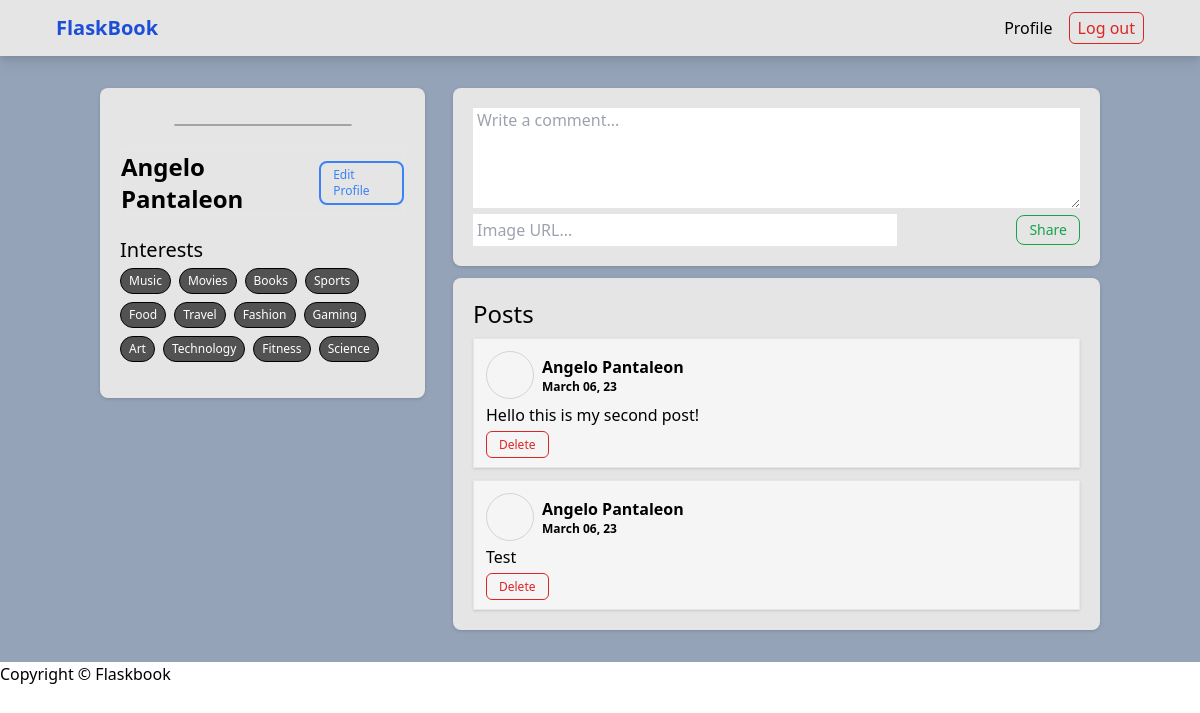
The page /ang/ (signed in) on the database as committed earlier.
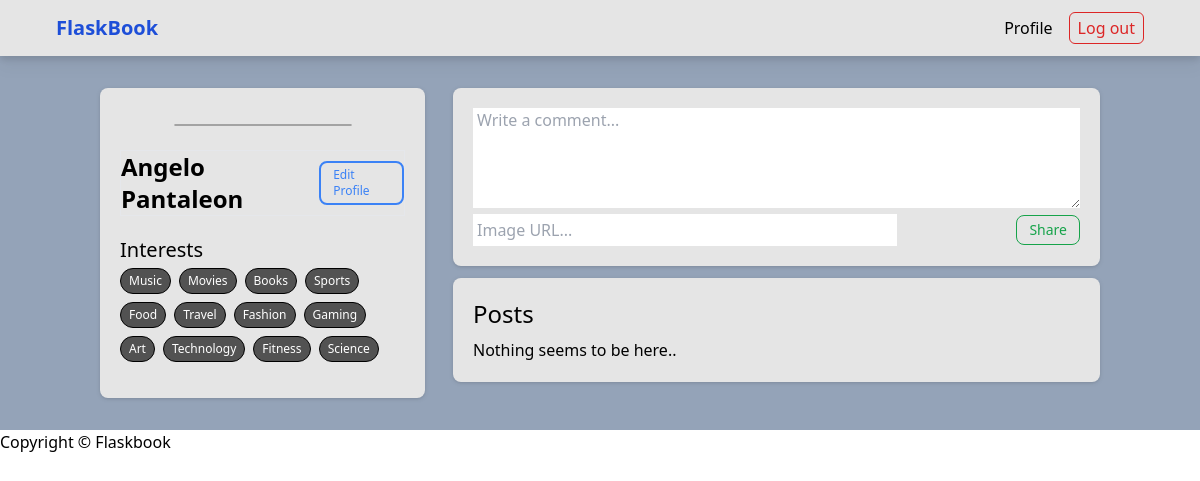
The same page on the database as committed later.
### flaskbook_app/models.py (models this page shows, shortened)
class User(UserMixin, db.Model):
    id = db.Column(db.Integer, primary_key=True)
    username = db.Column(db.String(20), unique=True, nullable=False)
    password = db.Column(db.String(200), nullable=False)
    first_name = db.Column(db.String(40), nullable=False)
    last_name = db.Column(db.String(40), nullable=False)
    created_at = db.Column(db.DateTime, default=datetime.utcnow, nullable=False)
    user_interests = db.relationship('UserInterest', backref='user', lazy=True)
    avatar = db.Column(db.String(255), default='https://t4.ftcdn.net/jpg/00/64/67/63/360_F_64676383_LdbmhiNM6Ypzb3FM4PPuFP9rHe7ri8Ju.jpg')
    followed = db.relationship(
        'Follow',
        foreign_keys=[Follow.follower_id],
        backref='follower',
        lazy='dynamic',
    )
    followers = db.relationship(
        'Follow',
        foreign_keys=[Follow.followed_id],
        backref='followed',
        lazy='dynamic',
    )

class Interest(db.Model):
    id = db.Column(db.Integer, primary_key=True)
    name = db.Column(db.String(20), unique=True, nullable=False)
    user_interests = db.relationship('UserInterest', backref='interest', lazy=True)

class Post(db.Model):
    id = db.Column(db.Integer, primary_key=True)
    content = db.Column(db.String(1000), nullable=False)
    photo = db.Column(db.String(255))
    created_at = db.Column(db.DateTime, default=datetime.utcnow, nullable=False)
    author_id = db.Column(db.Integer, db.ForeignKey('user.id'), nullable=False)
    receiver_id = db.Column(db.Integer, db.ForeignKey('user.id'), nullable=False)
    author = db.relationship('User', backref='posts', lazy=True, foreign_keys=[author_id])
    receiver = db.relationship('User', backref='receieved_posts', lazy=True, foreign_keys=[receiver_id])

### flaskbook_app/main/routes.py (the view)
@main.route("/<username>/")
@login_required
def user_profile(username):
    form = PostForm()
    user = User.query.filter_by(username=username).first_or_404()
    posts = Post.query.filter_by(receiver_id=user.id).order_by(Post.created_at.desc()).all()
    interests = []
    for interest in user.user_interests:
        interests.append(interest.interest.name)
    return render_template("profile.html", user=user, current_user=current_user, interests=interests, form=form, posts=posts)

### flaskbook_app/main/forms.py
class PostForm(FlaskForm):
    content = TextAreaField('Comment', validators=[DataRequired()], render_kw={"placeholder": "Write a comment..."})
    image = StringField('Image', render_kw={"placeholder": "Image URL..."})
    submit = SubmitField('Share')

### flaskbook_app/extensions.py (called while the page is built)
@login_manager.user_loader
def load_user(user_id):
    return User.query.get(user_id)

### flaskbook_app/templates/profile.html (shortened to what this page needs)
{% extends 'base.html' %} {% block content %}
<section class="h-full w-10/12 my-8 flex gap-x-7">
  <section
    class="bg-neutral-200 min-w-[300px] max-w-[325px] flex flex-col items-center p-5 rounded-lg h-fit py-9 gap-y-3 drop-shadow"
  >
    <div class="w-[178px] rounded-full border border-neutral-400 overflow-hidden">
    </div>
    <div class="w-full border mt-3 flex items-center justify-between">
      <p class="font-bold text-2xl">{{ user.first_name }} {{ user.last_name }}</p>
       {% if current_user.username == user.username %}
      <a
        href="{{ url_for('main.edit_profile', username=current_user.username) }}"
        class="border-blue-500 rounded-lg text-blue-500 border-2 text-xs font-medium px-3 py-1"
        >Edit Profile</a
      >
      {% endif %}
    </div>
    <div class="w-full mt-2">
      <h2 class="font-medium text-xl mb-1">Interests</h2>
      <ul class="flex flex-wrap gap-2">
        {% for interest in interests %}
        <li class="px-2 py-1 border rounded-full text-xs text-white bg-neutral-600 border-black">
          {{ interest }}
        </li>
        {% endfor %}
      </ul>
    </div>
  </section>
  <section class="w-full flex flex-col gap-y-3 max-w-[650px]">
    <form
      class="w-full bg-neutral-200 p-5 drop-shadow rounded-lg"
      method="POST"
      action="{{ url_for('main.create_post', user_id=user.id)}}"
    >
      <div class="form-group">{{ form.content(class="w-full h-[100px] px-1") }}</div>
      <div class="flex items-center justify-between w-full">
        <div class="form-group">{{ form.image(size=40, class="p-1 w-full") }}</div>
        <div class="border border-green-600 rounded-lg text-sm">
          {{ form.submit(class="text-green-600 px-3 py-1 font-medium w-fit cursor-pointer") }}
        </div>
      </div>
    </form>
    <div class="w-full bg-neutral-200 p-5 rounded-lg drop-shadow">
      <h2 class="text-2xl font-medium mb-2">Posts</h2>
      <div class="flex w-full flex-col gap-y-3">
        {% if posts|length == 0 %}
        <p>Nothing seems to be here..</p>
        {% endif %} {% for post in posts %}
        <div class="border bg-neutral-100 shadow p-3">
          <div class="flex items-center gap-x-2">
            <a href="/{{post.author.username}}">
              <div class="w-12 h-12 rounded-full border overflow-hidden border-neutral-300">
              </div>
            </a>
            <div>
              <a href="/{{post.author.username}}">
                <p class="font-bold">{{ post.author.first_name}} {{ post.author.last_name }}</p>
              </a>
              <p class="font-bold text-xs">{{ post.created_at.strftime('%B %d, %y') }}</p>
            </div>
          </div>
          <p class="my-1">{{ post.content }}</p>
           {% if current_user.username == user.username %}
          <a
            class="mt-3 text-red-600 border border-red-600 text-xs font-medium py-1 px-3 rounded-md"
            href="/post/delete/{{post.id}}"
            >Delete</a
          >
          {% endif %}
        </div>
        {% endfor %}
      </div>
    </div>
  </section>
</section>
{% endblock %}

### flaskbook_app/templates/base.html (shortened to what this page needs)
<!DOCTYPE html>
<html lang="en">
  <head>
    <link rel="stylesheet" href="{{ url_for('static', filename='css/dist/output.css') }}" />
    <script src="https://cdn.tailwindcss.com"></script>
  </head>
  <body class="min-w-screen min-h-screen">
    <header
      class="w-full h-14 bg-neutral-200 flex items-center px-14 justify-between border-b border-b-neutral-200 drop-shadow-lg"
    >
      <a class="text-blue-700 text-xl font-bold" href="/">FlaskBook</a>
      <nav>
        <div>
          <ul class="flex gap-x-4">
            <li>
              <a class="font-medium" href="/{{ current_user.username }}"
                ><p class="hover:underline">Profile</p></a
              >
            </li>
            <li class="hover:scale-[1.03] transform duration-100">
              <a
                class="border border-red-600 text-red-600 rounded-md px-2 py-1 font-medium"
                href="/logout"
                >Log out</a
              >
            </li>
          </ul>
        </div>
      </nav>
    </header>
    <main class="min-h-full w-full flex justify-center bg-slate-400">
      {% block content %} {% endblock %}
    </main>
    <footer>Copyright &copy; Flaskbook</footer>
  </body>
</html>

Rows that differ between the two databases and show on the page:
removed Post: author.first_name "Angelo", author.last_name "Pantaleon", created_at "March 06, 23", content "Hello this is my second post!"
removed Post: author.first_name "Angelo", author.last_name "Pantaleon", created_at "March 06, 23", content "Test"
Other text that changed with them:
text now shown: "Nothing seems to be here.."
